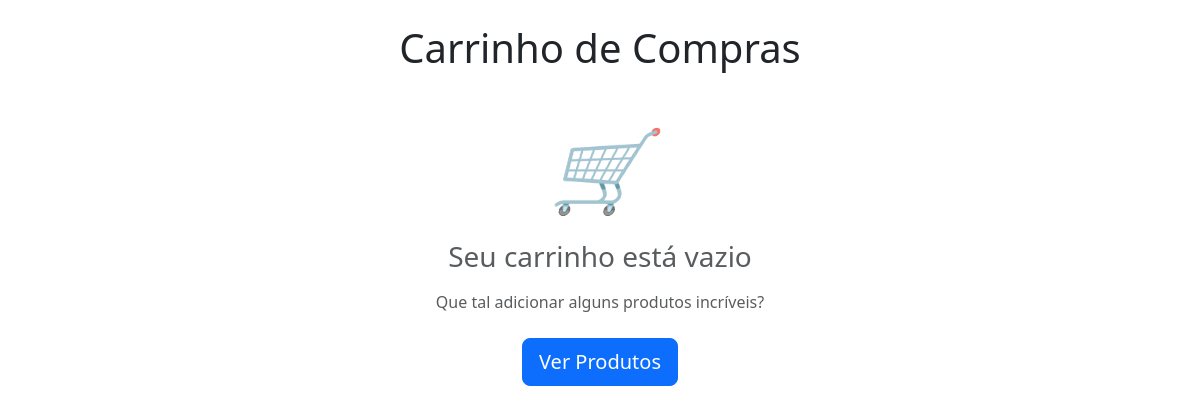
/loja/carrinho/, run on an earlier commit of the app's database.
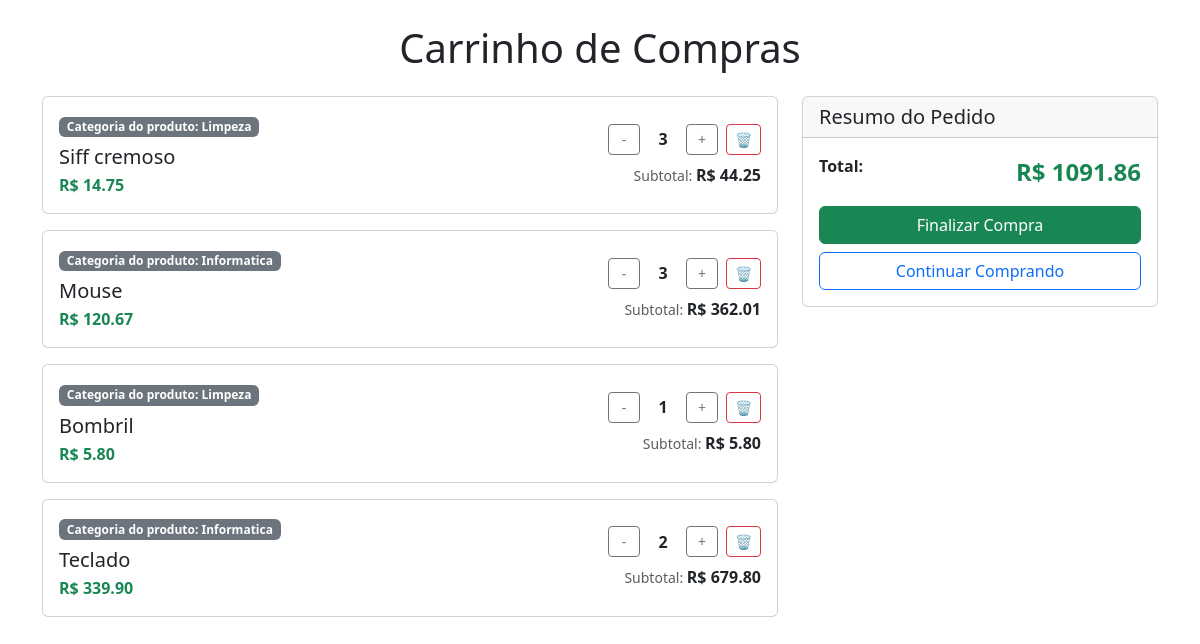
And on a later commit of the database.
### loja/models.py (models this page shows, shortened)
class Carrinho(models.Model):
    Produto = models.ForeignKey(Produto, on_delete=models.CASCADE)
    quantidade = models.IntegerField(default=1)
    subtotal = models.DecimalField(max_digits=100, decimal_places=2, default=0.00)

class Produto(models.Model):
    Categoria= models.ForeignKey(Categoria, on_delete=models.CASCADE)
    nome = models.CharField(max_length=200)
    preco = models.DecimalField(max_digits=100,decimal_places=2)

class Categoria(models.Model):
    nome = models.CharField(max_length=200)

### loja/views.py (the view)
# urls.py: path('carrinho/', views.carrinho, name='carrinho'),
def carrinho(request):
    carrinho_items = Carrinho.objects.all()
    preco_total = 0
    for item in carrinho_items:
        item.subtotal = item.Produto.preco * item.quantidade
        Carrinho.objects.filter(id=item.id).update(subtotal=item.subtotal)
        preco_total += item.subtotal
        item.save()
    context = {
        "carrinho_items": carrinho_items,
        "preco_total": preco_total
    }
    return render(request, 'carrinho.html', context)

### loja/templates/carrinho.html (shortened to what this page needs)
{% extends 'base.html' %}
{% block body %}
<div class="container mt-4">
    <h1 class="mb-4 text-center">Carrinho de Compras</h1>
    {% if carrinho_items %}
    <div class="row">
        <div class="col-lg-8">
            {% for item in carrinho_items %}
            <div class="card mb-3">
                <div class="card-body">
                    <div class="row align-items-center">
                        <div class="col-md-7">
                            <span class="badge bg-secondary mb-2"> Categoria do produto: {{ item.Produto.Categoria.nome }}</span>
                            <h5 class="card-title mb-1">{{ item.Produto.nome }}</h5>
                            <p class="text-success fw-bold mb-0">R$ {{ item.Produto.preco }}</p>
                        </div>
                        <div class="col-md-5 text-end">
                            <div class="quantity-controls mb-2">
                                <form method="post" action="/loja/diminuir-quantidade/">
                                    <button type="submit" class="btn btn-outline-secondary btn-sm">-</button>
                                </form>
                                <span class="quantity-number">{{ item.quantidade }}</span>
                                <form method="post" action="{% url 'aumentar_quantidade' %}">
                                    <button type="submit" class="btn btn-outline-secondary btn-sm">+</button>
                                </form>
                                <form method="post" action="{% url 'remover_item' %}">
                                    <button type="submit" class="btn btn-outline-danger btn-sm">🗑️</button>
                                </form>
                            </div>
                            <div>
                                <small class="text-muted">Subtotal: </small>
                                <strong>R$ {{ item.subtotal }}</strong>
                            </div>
                        </div>
                    </div>
                </div>
            </div>
            {% endfor %}
        </div>
        <div class="col-lg-4">
            <div class="card">
                <div class="card-header">
                    <h5 class="mb-0">Resumo do Pedido</h5>
                </div>
                <div class="card-body">
                    <div class="d-flex justify-content-between mb-3">
                        <strong>Total:</strong>
                        <strong class="text-success fs-4">R$ {{ preco_total }}</strong>
                    </div>
                    <form method="post" action="/loja/finalizar-compra/">
                        <button type="submit" class="btn btn-success w-100 mb-2">
                            Finalizar Compra
                        </button>
                    </form>
                    <a href="/loja/" class="btn btn-outline-primary w-100">
                        Continuar Comprando
                    </a>
                </div>
            </div>
        </div>
    </div>
    {% else %}
    <div class="text-center mt-5">
        <div class="mb-4">
            <i class="display-1 text-muted">🛒</i>
        </div>
        <h3 class="text-muted mb-3">Seu carrinho está vazio</h3>
        <p class="text-muted mb-4">Que tal adicionar alguns produtos incríveis?</p>
        <a href="/loja/" class="btn btn-primary btn-lg">
            Ver Produtos
        </a>
    </div>
    {% endif %}
</div>
{% endblock %}

What changed in the data, as far as the page shows it:
added Carrinho: Produto.Categoria.nome "Limpeza", Produto.nome "Siff cremoso", Produto.preco "14.75", quantidade "3", subtotal "44.25"
added Carrinho: Produto.Categoria.nome "Informatica", Produto.nome "Mouse", Produto.preco "120.67", quantidade "3", subtotal "362.01"
added Carrinho: Produto.Categoria.nome "Limpeza", Produto.nome "Bombril", Produto.preco "5.80", quantidade "1", subtotal "5.80"
added Carrinho: Produto.Categoria.nome "Informatica", Produto.nome "Teclado", Produto.preco "339.90", quantidade "2", subtotal "679.80"
Also different on the page:
{{ preco_total }}: (not shown) → "1091.86"
text no longer shown: "🛒 Seu carrinho está vazio Que tal adicionar alguns produtos incríveis? Ver Produtos"
text now shown: "Resumo do Pedido Total: R$ Finalizar Compra Continuar Comprando"
